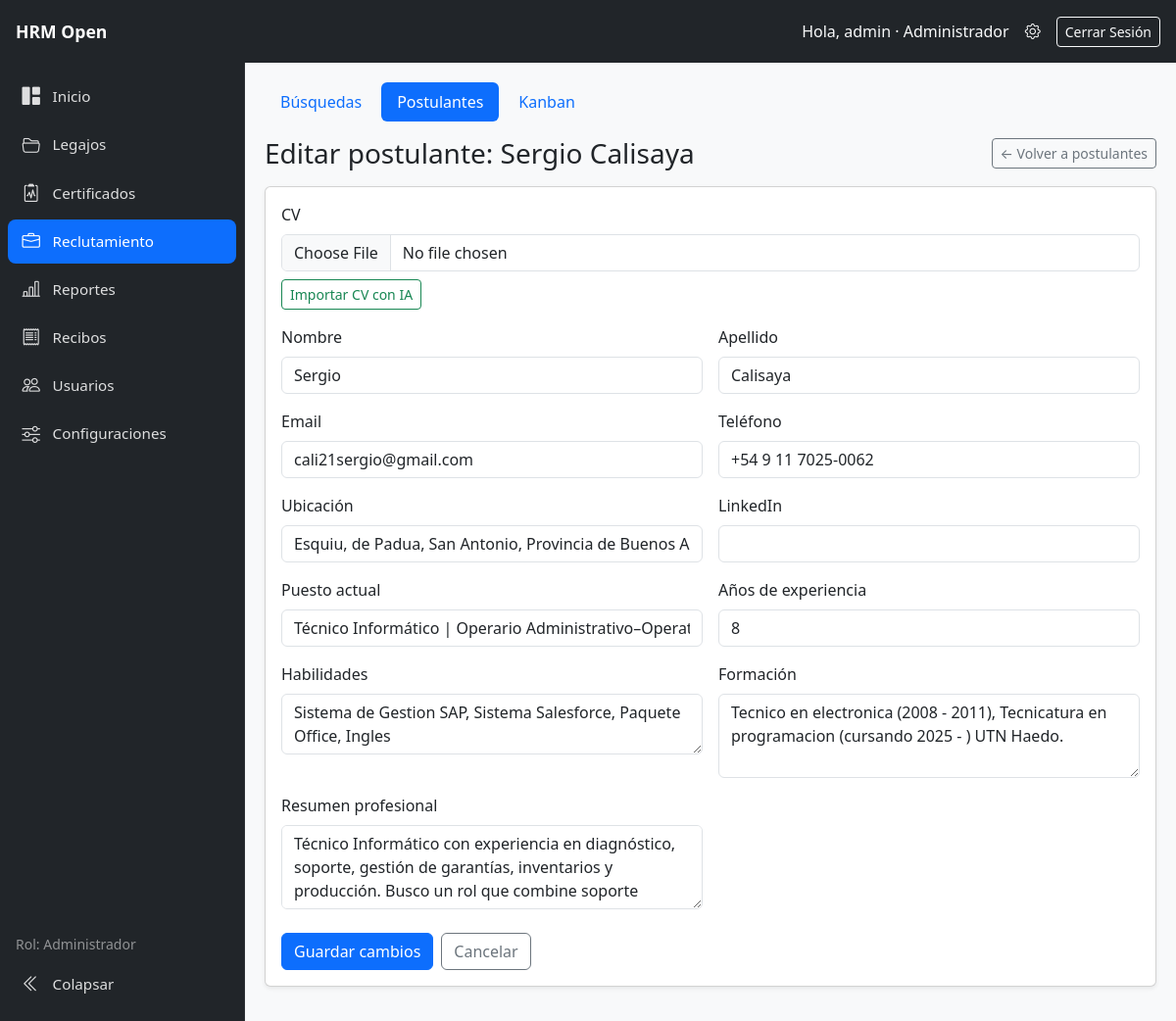
The app's page /recruitment/candidates/6/edit/ (signed in), older data.
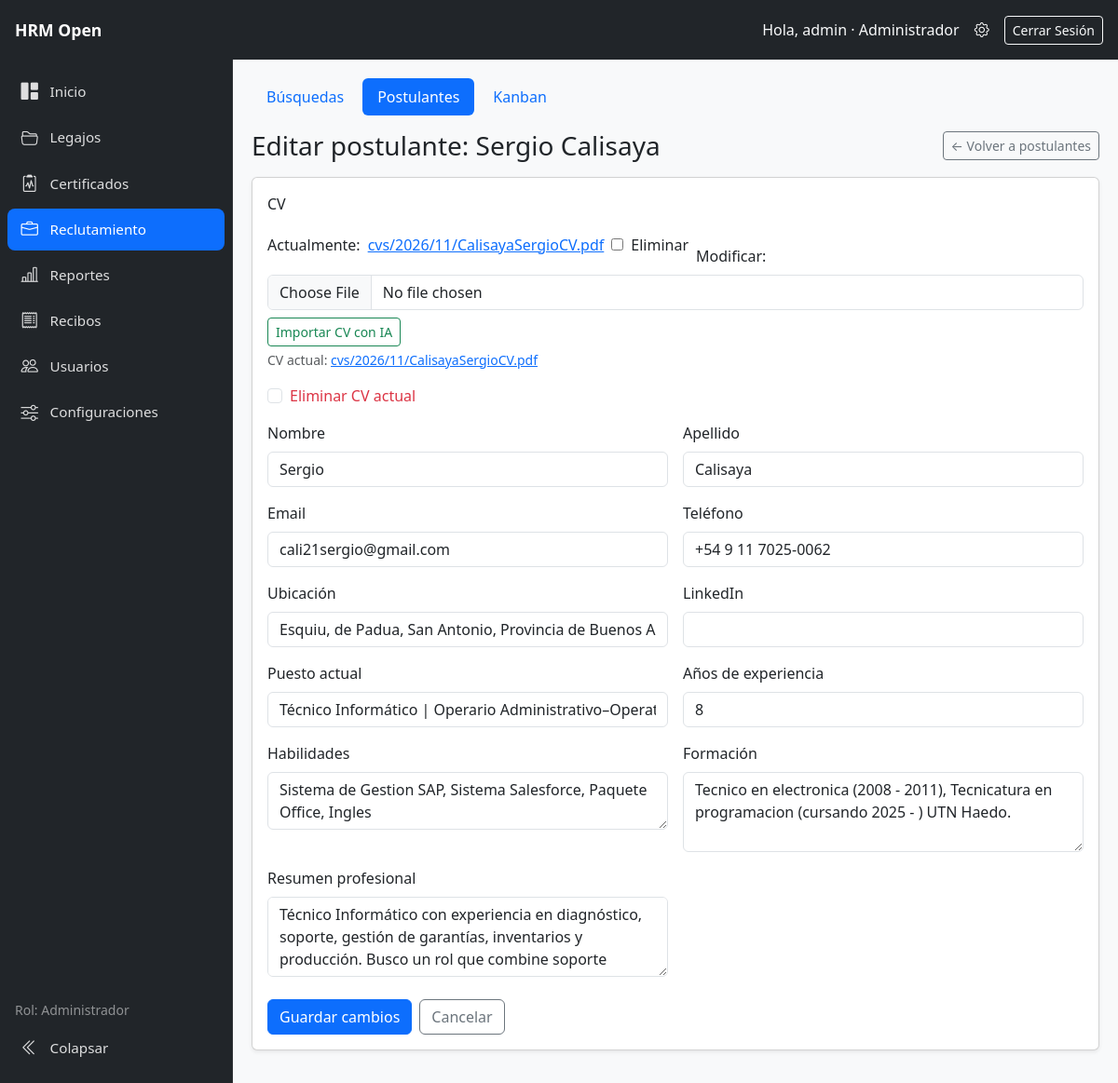
The same page, newer data.
### recruitment/models.py (models this page shows)
class Candidate(models.Model):
    class Source(models.TextChoices):
        MANUAL = "manual", "Carga manual"
        PORTAL = "portal", "Portal de candidatos"
    first_name = models.CharField("Nombre", max_length=100)
    last_name = models.CharField("Apellido", max_length=100)
    email = models.EmailField("Email", unique=True)
    phone = models.CharField("Teléfono", max_length=40, blank=True)
    location = models.CharField("Ubicación", max_length=150, blank=True)
    linkedin = models.URLField("LinkedIn", blank=True)
    current_title = models.CharField("Puesto actual", max_length=150, blank=True)
    years_experience = models.PositiveSmallIntegerField("Años de experiencia", null=True, blank=True)
    skills = models.TextField("Habilidades", blank=True)
    education = models.TextField("Formación", blank=True)
    summary = models.TextField("Resumen profesional", blank=True)
    cv_file = models.FileField("CV", upload_to="cvs/%Y/%m/", blank=True)
    cv_text = models.TextField("Texto del CV (para búsquedas)", blank=True)
    source = models.CharField("Origen", max_length=10, choices=Source.choices, default=Source.MANUAL)
    consent_given = models.BooleanField("Consentimiento de datos", default=False)
    created_at = models.DateTimeField(auto_now_add=True)
    updated_at = models.DateTimeField(auto_now=True)
    class Meta:
        ordering = ["-created_at"]
        verbose_name = "postulante"
    def __str__(self):
        return f"{self.first_name} {self.last_name}".strip()

### recruitment/views.py (the view)
# urls.py: path('candidates/<int:pk>/edit/', views.candidate_edit, name='candidate_edit'),
@role_required(*EDIT_ROLES)
def candidate_edit(request, pk):
    candidate = get_object_or_404(Candidate, pk=pk)
    if request.method == "POST":
        if "parse_cv_now" in request.POST:
            return _handle_cv_prefill(request, candidate=candidate)
        form = CandidateForm(request.POST, request.FILES, instance=candidate)
        if form.is_valid():
            form.save()
            messages.success(request, "Postulante actualizado.")
            return redirect("recruitment:candidate_detail", pk=candidate.pk)
    else:
        form = CandidateForm(instance=candidate)
    return render(
        request,
        "recruitment/candidate_form.html",
        {
            "form": form,
            "candidate": candidate,
            "is_edit": True,
        },
    )

### recruitment/forms.py (shortened to what this page needs)
class CandidateForm(BootstrapMixin, forms.ModelForm):
    clear_cv = forms.BooleanField(
        required=False,
        label="Eliminar CV actual",
    )
    class Meta:
        model = Candidate
        fields = [
            "first_name",
            "last_name",
            "email",
            "phone",
            "location",
            "linkedin",
            "current_title",
            "years_experience",
            "skills",
            "education",
            "summary",
            "cv_file",
        ]
        widgets = {
            "skills": forms.Textarea(attrs={"rows": 2}),
            "education": forms.Textarea(attrs={"rows": 3}),
            "summary": forms.Textarea(attrs={"rows": 3}),
        }
    def __init__(self, *args, **kwargs):
        super().__init__(*args, **kwargs)
        has_cv = bool(
            self.instance
            and self.instance.pk
            and self.instance.cv_file
            and self.instance.cv_file.name
        )
        if not has_cv:
            self.fields["clear_cv"].widget = forms.HiddenInput()

### accounts/context_processors.py (called while the page is built, shortened)
def role_context(request):
    user = getattr(request, 'user', None)
    return capabilities_for(user)

### templates/recruitment/candidate_form.html (shortened to what this page needs)
{% extends "recruitment/base.html" %}
{% block recruitment_content %}
<div class="d-flex justify-content-between align-items-center mb-3">
  <h1 class="h3 mb-0">{% if form.instance.pk %}Editar postulante: {{ form.instance }}{% else %}Nuevo postulante{% endif %}</h1>
  <a href="{% url 'recruitment:candidate_list' %}" class="btn btn-outline-secondary btn-sm">← Volver a postulantes</a>
</div>
<form method="post" enctype="multipart/form-data" class="card card-body shadow-sm">
  {% if form.cv_file %}
    <div class="mb-3">
      <label for="{{ form.cv_file.id_for_label }}" class="form-label">{{ form.cv_file.label }}</label>
      <div class="d-flex flex-wrap align-items-center gap-2">
        {{ form.cv_file }}
            <button type="submit" name="parse_cv_now" value="1" class="btn btn-outline-success btn-sm">
            Importar CV con IA
          </button>
      </div>
      {% if form.instance.pk and form.instance.cv_file and form.instance.cv_file.name %}
        <div class="form-text">
          CV actual: <a href="{% url 'recruitment:candidate_cv' form.instance.pk %}" target="_blank">{{ form.instance.cv_file.name }}</a>
        </div>
      {% endif %}
    </div>
  {% endif %}
  {% if form.clear_cv and form.instance.pk and form.instance.cv_file and form.instance.cv_file.name %}
    <div class="form-check mb-3">
      {{ form.clear_cv }}
      <label class="form-check-label text-danger" for="{{ form.clear_cv.id_for_label }}">
        {{ form.clear_cv.label }}
      </label>
    </div>
  {% endif %}
  <div class="row g-3">
    {% for field in form %}
      {% if field.name != "cv_file" and field.name != "clear_cv" %}
        <div class="col-md-6">
          <label for="{{ field.id_for_label }}" class="form-label">{{ field.label }}</label>
          {{ field }}
        </div>
      {% endif %}
    {% endfor %}
  </div>
  <div class="d-flex align-items-center gap-2 mt-4">
    <button type="submit" class="btn btn-primary">Guardar cambios</button>
    {% if form.instance.pk %}
      <a href="{% url 'recruitment:candidate_detail' form.instance.pk %}" class="btn btn-outline-secondary">Cancelar</a>
    {% else %}
      <a href="{% url 'recruitment:candidate_list' %}" class="btn btn-outline-secondary">Cancelar</a>
    {% endif %}
  </div>
</form>
{% endblock %}

Row changes from the older to the newer data that the page shows:
changed Candidate "Sergio Calisaya": instance.cv_file.name (not shown) → "cvs/2026/11/CalisayaSergioCV.pdf"
Text that changed along with them:
form field cv_file: (not shown) → "☐"
form field clear_cv: (not shown) → "☐"
text now shown: "Actualmente: cvs/2026/11/CalisayaSergioCV.pdf Eliminar Modificar: CV actual: Eliminar CV actual"
